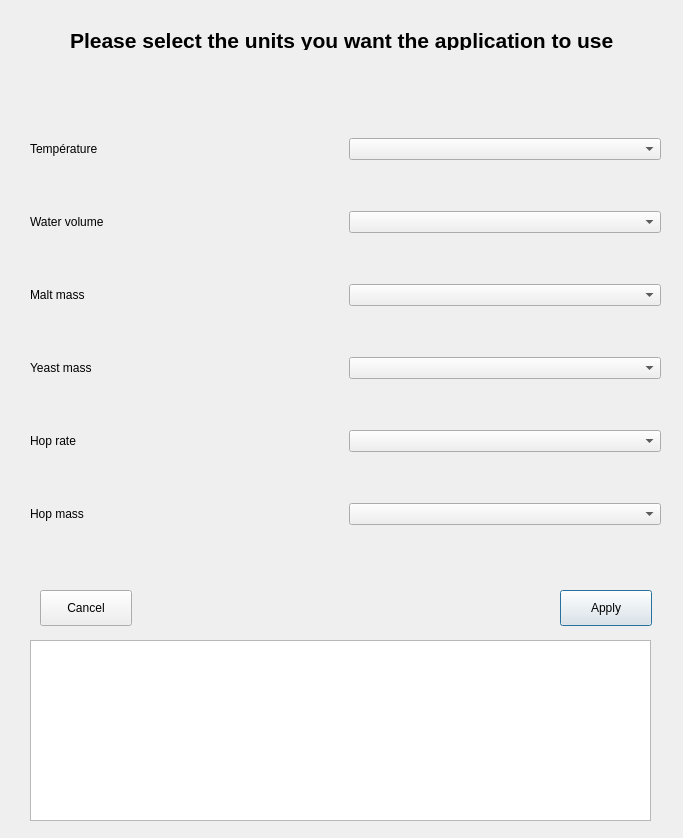
<?xml version="1.0" encoding="UTF-8"?>
<ui version="4.0">
 <class>Dialog</class>
 <widget class="QDialog" name="Dialog">
  <property name="geometry">
   <rect>
    <x>0</x>
    <y>0</y>
    <width>683</width>
    <height>838</height>
   </rect>
  </property>
  <property name="windowTitle">
   <string>Dialog</string>
  </property>
  <widget class="QPushButton" name="apply_button">
   <property name="geometry">
    <rect>
     <x>560</x>
     <y>590</y>
     <width>92</width>
     <height>36</height>
    </rect>
   </property>
   <property name="text">
    <string>Apply</string>
   </property>
  </widget>
  <widget class="QPushButton" name="cancel_button">
   <property name="geometry">
    <rect>
     <x>40</x>
     <y>590</y>
     <width>92</width>
     <height>36</height>
    </rect>
   </property>
   <property name="text">
    <string>Cancel</string>
   </property>
  </widget>
  <widget class="QLabel" name="main_label">
   <property name="geometry">
    <rect>
     <x>70</x>
     <y>30</y>
     <width>1331</width>
     <height>20</height>
    </rect>
   </property>
   <property name="font">
    <font>
     <pointsize>16</pointsize>
     <weight>75</weight>
     <bold>true</bold>
    </font>
   </property>
   <property name="text">
    <string>Please select the units you want the application to use</string>
   </property>
  </widget>
  <widget class="QTextEdit" name="info_edit">
   <property name="geometry">
    <rect>
     <x>30</x>
     <y>640</y>
     <width>621</width>
     <height>181</height>
    </rect>
   </property>
   <property name="font">
    <font>
     <family>FreeSans</family>
     <pointsize>11</pointsize>
     <italic>true</italic>
    </font>
   </property>
  </widget>
  <widget class="QWidget" name="">
   <property name="geometry">
    <rect>
     <x>30</x>
     <y>93</y>
     <width>631</width>
     <height>481</height>
    </rect>
   </property>
   <layout class="QVBoxLayout" name="verticalLayout">
    <item>
     <layout class="QHBoxLayout" name="horizontalLayout">
      <item>
       <widget class="QLabel" name="temperature_label">
        <property name="text">
         <string>Température</string>
        </property>
       </widget>
      </item>
      <item>
       <widget class="QComboBox" name="temperature_combo"/>
      </item>
     </layout>
    </item>
    <item>
     <layout class="QHBoxLayout" name="horizontalLayout_2">
      <item>
       <widget class="QLabel" name="volume_label">
        <property name="text">
         <string>Water volume</string>
        </property>
       </widget>
      </item>
      <item>
       <widget class="QComboBox" name="water_volume_combo"/>
      </item>
     </layout>
    </item>
    <item>
     <layout class="QHBoxLayout" name="horizontalLayout_3">
      <item>
       <widget class="QLabel" name="malt_mass_label">
        <property name="text">
         <string>Malt mass</string>
        </property>
       </widget>
      </item>
      <item>
       <widget class="QComboBox" name="malt_mass_combo"/>
      </item>
     </layout>
    </item>
    <item>
     <layout class="QHBoxLayout" name="horizontalLayout_4">
      <item>
       <widget class="QLabel" name="yeast_mass_label">
        <property name="text">
         <string>Yeast mass</string>
        </property>
       </widget>
      </item>
      <item>
       <widget class="QComboBox" name="yeast_mass_combo"/>
      </item>
     </layout>
    </item>
    <item>
     <layout class="QHBoxLayout" name="horizontalLayout_5">
      <item>
       <widget class="QLabel" name="hop_rate_label">
        <property name="text">
         <string>Hop rate</string>
        </property>
       </widget>
      </item>
      <item>
       <widget class="QComboBox" name="hop_rate_combo"/>
      </item>
     </layout>
    </item>
    <item>
     <layout class="QHBoxLayout" name="horizontalLayout_6">
      <item>
       <widget class="QLabel" name="hop_mass_label">
        <property name="text">
         <string>Hop mass</string>
        </property>
       </widget>
      </item>
      <item>
       <widget class="QComboBox" name="hop_mass_combo"/>
      </item>
     </layout>
    </item>
   </layout>
  </widget>
 </widget>
 <resources/>
 <connections/>
</ui>
